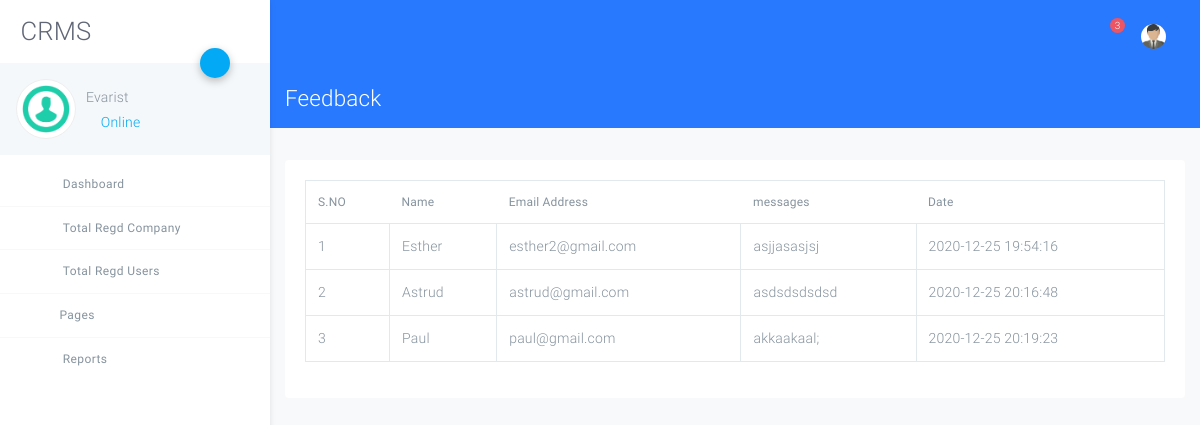
Screenshot of /admin/messages.php (signed in) with the database file from the repository.
### tables this page shows
CREATE TABLE `tblsugetion` (
  `id` int(11) NOT NULL,
  `messege_suggetion` mediumtext NOT NULL,
  `Names` varchar(255) NOT NULL,
  `User_Name` varchar(255) NOT NULL,
  `dateSug` timestamp NOT NULL DEFAULT current_timestamp(),
  `IsRead` char(1) DEFAULT NULL
);

### admin/messages.php (the view, shortened to what this page needs)
<?php
include('includes/dbconnection.php');
if (strlen($_SESSION['crmsaid']==0)) {
  header('location:logout.php');
  } else{
  ?>
<!DOCTYPE html>
<html lang="zxx">
<head>
    <link rel="stylesheet" href="assets/css/app.css">
</head>
<body class="light">
<div id="app">
<?php include_once('includes/sidebar.php');?>
<?php include_once('includes/header.php');?>
<div class="page has-sidebar-left bg-light height-full">
    <header class="blue accent-3 relative nav-sticky">
        <div class="container-fluid text-white">
            <div class="row">
                <div class="col">
                    <h3 class="my-3">
                        Feedback
                    </h3>
                </div>
            </div>
        </div>
    </header>
    <div class="container-fluid my-3">
        <div class="row">
            <div class="col-md-12">
                <div class="card my-3 no-b">
                    <div class="card-body">
                        <table class="table table-bordered table-hover data-tables"
                               data-options='{ "paging": false; "searching":false}'>
                            <thead>
                             <tr>
                  <th>S.NO</th>
                  <th>Name</th>
                  <th>Email Address</th>
                    <th> messages </th>
                    <th>Date</th>
                </tr>
                            </thead>
                            <tbody>
                                <?php
$ret=mysqli_query($con,"select Names,messege_suggetion,User_Name,dateSug from tblsugetion");
$cnt=1;
while ($row=mysqli_fetch_array($ret)) {
?>
                           <tr>
                  <td><?php echo $cnt;?></td>
                  <td><?php  echo $row['Names'];?></td>
                 <td><?php  echo $row['User_Name'];?></td>
                  <td><?php  echo $row['messege_suggetion'];?></td>
                  <td><?php  echo $row['dateSug'];?></td>
                </tr>
                <?php
$cnt=$cnt+1;
}?>
                            </tbody>
                        </table>
                    </div>
                </div>
            </div>
        </div>
    </div>
</div>
</div>
</body>
</html>
<?php }  ?>

### admin/includes/sidebar.php (shortened to what this page needs)
<?php
include('includes/dbconnection.php');
  ?>
<aside class="main-sidebar fixed offcanvas shadow">
    <section class="sidebar">
        <div class="w-80px mt-3 mb-3 ml-3">
 <h2 align="center"> CRMS</h2>
        </div>
        <div class="relative">
            <a data-toggle="collapse" href="#userSettingsCollapse" role="button" aria-expanded="false"
               aria-controls="userSettingsCollapse" class="btn-fab btn-fab-sm fab-right fab-top btn-primary shadow1 ">
                <i class="icon icon-cogs"></i>
            </a>
            <div class="user-panel p-3 light mb-2">
                <div>
                    <div class="float-left image">
                        <img class="user_avatar" src="assets/img/dummy/image.png" alt="User Image">
                    </div>
                    <div class="float-left info">
                        <?php
$aid=$_SESSION['crmsaid'];
$ret=mysqli_query($con,"select AdminName from tbladmin where ID='$aid'");
$row=mysqli_fetch_array($ret);
$name=$row['AdminName'];
?>
                        <h6 class="font-weight-light mt-2 mb-1"><?php echo $name; ?></h6>
                        <a href="#"><i class="icon-circle text-primary blink"></i> Online</a>
                    </div>
                </div>
                <div class="clearfix"></div>
            </div>
        </div>
        <ul class="sidebar-menu">
            <li class="treeview"><a href="dashboard.php">
                <i class="icon icon-sailing-boat-water purple-text s-18"></i> <span>Dashboard</span>
            </a>
            </li>
            <li class="treeview"><a href="total-regcompany.php">
                <i class="icon icon icon-package blue-text s-18"></i> <span>Total Regd Company</span>
            </a>
            </li>
            <li class="treeview"><a href="total-regusers.php">
                <i class="icon icon-account_box light-green-text s-18"></i> <span>Total Regd Users</span>
            </a>
            </li>
            <li class="treeview"><a href="#"><i class="icon icon-documents3 text-blue s-18"></i>Pages<i
                    class="icon icon-angle-left s-18 pull-right"></i></a>
            </li>
            <li class="treeview no-b"><a href="#">
                <i class="icon icon-package light-green-text s-18"></i>
                <span>Reports</span>
            </a>
            </li>
        </ul>
    </section>
</aside>

### rows the page displays
tblsugetion: Names "Esther", User_Name "esther2@gmail.com", messege_suggetion "asjjasasjsj", dateSug "2020-12-25 19:54:16"
tblsugetion: Names "Astrud", User_Name "astrud@gmail.com", messege_suggetion "asdsdsdsdsd", dateSug "2020-12-25 20:16:48"
tblsugetion: Names "Paul", User_Name "paul@gmail.com", messege_suggetion "akkaakaal;", dateSug "2020-12-25 20:19:23"

### other values shown
$name "Evarist"
$count "3"
